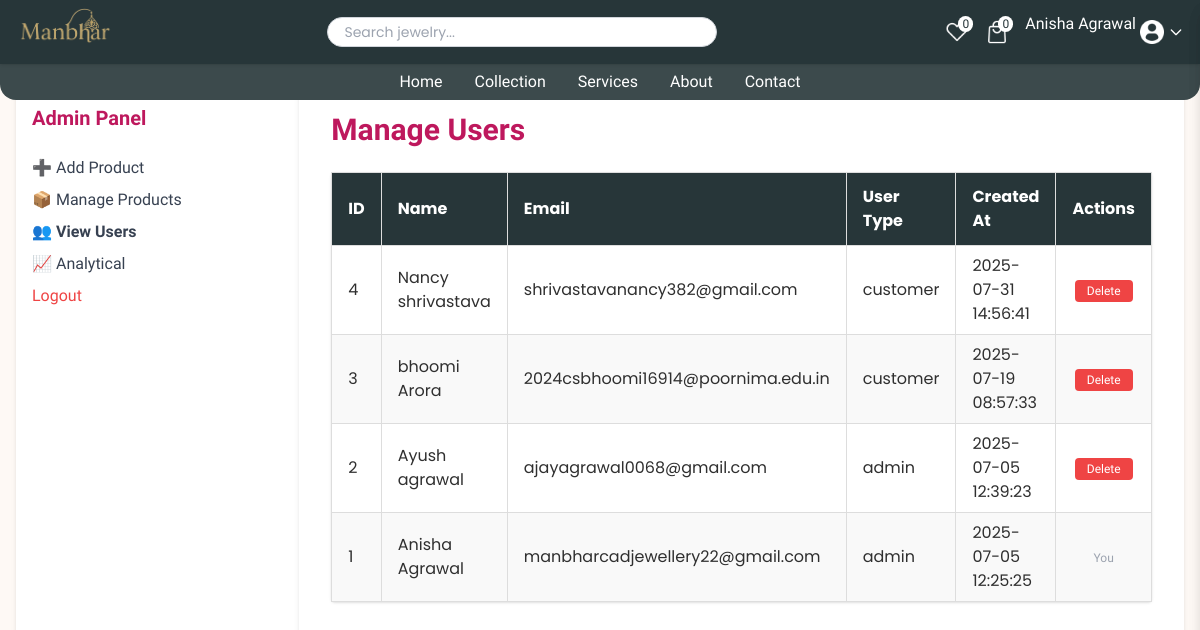
/users.php (signed in), run on the app's committed database.
### tables this page shows
CREATE TABLE `users` (
  `id` int(11) NOT NULL,
  `name` varchar(100) NOT NULL,
  `email` varchar(150) NOT NULL,
  `password` varchar(255) NOT NULL,
  `usertype` varchar(20) DEFAULT 'customer',
  `created_at` timestamp NOT NULL DEFAULT current_timestamp(),
  `updated_at` timestamp NOT NULL DEFAULT current_timestamp() ON UPDATE current_timestamp()
);

### users.php (the view, shortened to what this page needs)
<?php
include 'includes/header.php';
$stmt = $conn->prepare("SELECT id, name, email, usertype, created_at FROM users ORDER BY id DESC");
$stmt->execute();
$res = $stmt->get_result();
$users = [];
while ($row = $res->fetch_assoc()) {
    $users[] = $row;
}
?>
<!DOCTYPE html>
<html lang="en">
<head>
  <script src="https://cdn.tailwindcss.com"></script>
</head>
<body class="bg-gray-100 py-12">
  <div class="max-w mx-auto px-4 py-20 sticky-offset">
    <div class="flex min-h-screen">
        <aside class="w-80 bg-white shadow-md py-6 px-4 space-y-4">
            <h2 class="text-xl font-bold text-pink-700 mb-6">Admin Panel</h2>
            <nav class="flex flex-col space-y-2 text-gray-700">
                <a href="/admin-panel" class="hover:text-pink-600">➕ Add Product</a>
                <a href="/manage-products" class="hover:text-pink-600">📦 Manage Products</a>
                <a href="/users" class="hover:text-pink-600 font-semibold">👥 View Users</a>
                <a href="/analytics" class="hover:text-pink-600">📈 Analytical</a>
                <a href="/logout" class="text-red-500 hover:underline mt-10">Logout</a>
            </nav>
        </aside>
        <main class="flex-1 p-8 max-w-5xl bg-white shadow-md rounded">
            <h1 class="text-3xl font-bold text-pink-700 mb-6">Manage Users</h1>
            <table class="min-w-full border border-gray-300 bg-white shadow rounded">
                <thead class="bg-pink-100">
                    <tr>
                        <th class="py-3 px-4 border-b text-left">ID</th>
                        <th class="py-3 px-4 border-b text-left">Name</th>
                        <th class="py-3 px-4 border-b text-left">Email</th>
                        <th class="py-3 px-4 border-b text-left">User Type</th>
                        <th class="py-3 px-4 border-b text-left">Created At</th>
                        <th class="py-3 px-4 border-b text-center">Actions</th>
                    </tr>
                </thead>
                <tbody>
                    <?php foreach ($users as $u): ?>
                        <tr class="hover:bg-gray-50">
                            <td class="py-2 px-4 border-b"><?= htmlspecialchars($u['id']) ?></td>
                            <td class="py-2 px-4 border-b"><?= htmlspecialchars($u['name']) ?></td>
                            <td class="py-2 px-4 border-b"><?= htmlspecialchars($u['email']) ?></td>
                            <td class="py-2 px-4 border-b"><?= htmlspecialchars($u['usertype']) ?></td>
                            <td class="py-2 px-4 border-b"><?= htmlspecialchars($u['created_at']) ?></td>
                            <td class="py-2 px-4 border-b text-center">
                                <?php if ($u['id'] != $_SESSION['user_id']): ?>
                                    <a href="ajax/delete-users.php?id=<?= $u['id'] ?>"
                                       onclick="return confirm('Are you sure you want to delete this user?');"
                                       class="bg-red-500 text-white px-3 py-1 rounded hover:bg-red-600 text-xs">
                                       Delete
                                    </a>
                                <?php else: ?>
                                    <span class="text-gray-400 text-xs">You</span>
                                <?php endif; ?>
                            </td>
                        </tr>
                    <?php endforeach; ?>
                </tbody>
            </table>
        </main>
    </div>
  </div>
</body>
</html>

### includes/header.php (shortened to what this page needs)
<?php
$isLoggedIn = isset($_SESSION['user_id']);
$userName = $isLoggedIn ? $_SESSION['user_name'] : null;
?>
<!DOCTYPE html>
<html lang="en">
<head>
  <script src="https://cdn.tailwindcss.com"></script>
</head>
<body class=" overflow-x-hidden w-full">
<div class="bg-[#273639] fixed top-0 left-0 w-full z-50 shadow">
  <div class="max-w-8xl mx-auto px-4 flex justify-between items-center h-16">
    <div class="flex items-center">
      <a href="index" class="flex items-center">
        <img src="/uploads/manbhar logo.png" alt="Logo" class="h-12 w-auto pb-3  hover:scale-105 transition-transform ">
      </a>
    </div>
    <div class="hidden md:flex items-center w-1/3 mx-4">
      <input type="text" placeholder="Search jewelry..." class="w-full px-4 py-1 text-sm rounded-full border border-gray-300 focus:outline-none focus:ring-2 focus:ring-pink-300 transition">
    </div>
    <div class="flex items-center space-x-4 text-white">
      <button id="wishlistButton" class="relative hover:text-pink-300 transition">
        <img src="/uploads/body/love.png" alt="wishlist icon" class="h-6 w-6">
        <span id="wishlistCount" class="absolute -top-1 -right-1 text-xs bg-white text-[#273639] rounded-full px-1">0</span>
      </button>
      <button id="cartButton" class="relative hover:text-pink-300 transition">
        <img src="/uploads/body/bag.png" alt="Cart icon" class="h-6 w-6">
        <span id="cartCount" class="absolute -top-1 -right-1 text-xs bg-white text-[#273639] rounded-full px-1">0</span>
      </button>
      <?php if ($isLoggedIn): ?>
        <div class="relative">
          <button id="userDropdownToggle" class="flex items-center space-x-1 hover:text-pink-300">
            <span class="hidden md:inline text-white flex items-center"><?= htmlspecialchars($userName) ?></span>
            <img src="/uploads/body/profile-user.png" alt="profile" class="h-6 w-6">
            <svg class="w-4 h-4 ml-1 hidden md:inline-block" fill="none" stroke="currentColor" stroke-width="2" viewBox="0 0 24 24">
              <path stroke-linecap="round" stroke-linejoin="round" d="M19 9l-7 7-7-7" />
            </svg>
          </button>
        </div>
      <?php endif; ?>
    </div>
  </div>
</div>
<div id="scrollNav" class="bg-[#3C4A4C] rounded-b-2xl fixed top-16 left-0 w-full z-40 transition-transform duration-300 ease-in-out hidden md:block">
  <div class="max-w-8xl mx-auto px-4">
    <nav class="flex justify-center space-x-8 py-2 text-white text-sm font-medium">
      <a href="index" class="hover:text-pink-300 transition text-white"><p>Home</p></a>
      <a href="/collections" class="hover:text-pink-300 transition text-white"><p>Collection</p></a>
      <a href="/services" class="hover:text-pink-300 transition text-white"><p>Services</p></a>
      <a href="/about" class="hover:text-pink-300 transition text-white"><p>About</p></a>
      <a href="/contact" class="hover:text-pink-300 transition text-white"><p>Contact</p></a>
    </nav>
  </div>
</div>

### includes/header.php (style rules this page uses)
body { font-family: 'Poppins', sans-serif; font-size: 16px; line-height: 1.6; color: #2f2f2f; background-color: #fef9f5; -webkit-font-smoothing: antialiased; -moz-osx-font-smoothing: grayscale; }
h1, h2, h3, h4, h5, h6 { font-family: 'Marcellus', sans-serif; font-weight: 600; margin-bottom: 0.5em; color: #273639; }
h1 { font-size: 2.5rem; }
h2 { font-size: 2rem; }
p, span { font-family: 'Marcellus', sans-serif; font-size: 1rem; margin-bottom: 1em; color: #2f2f2f; }
#scrollNav p { color: white !important; }
a { font-family: 'Marcellus', sans-serif; text-decoration: none; color: #273639; transition: color 0.3s ease; }
table { width: 100%; border-collapse: collapse; margin: 1.5em 0; font-family: 'Poppins', sans-serif; }
table th, table td { border: 1px solid #ddd; padding: 0.75em; }
table th { background-color: #273639; color: white; text-align: left; }
table tr:nth-child(even) { background-color: #f9f9f9; }

### data on the page
users: id "4", name "Nancy shrivastava", email "shrivastavanancy382@gmail.com", usertype "customer", created_at "2025-07-31 14:56:41"
users: id "3", name "bhoomi Arora", email "2024csbhoomi16914@poornima.edu.in", usertype "customer", created_at "2025-07-19 08:57:33"
users: id "2", name "Ayush agrawal", email "ajayagrawal0068@gmail.com", usertype "admin", created_at "2025-07-05 12:39:23"
users: id "1", name "Anisha Agrawal", email "manbharcadjewellery22@gmail.com", usertype "admin", created_at "2025-07-05 12:25:25", shows "You"

### other printed values
$userName "Anisha Agrawal"
